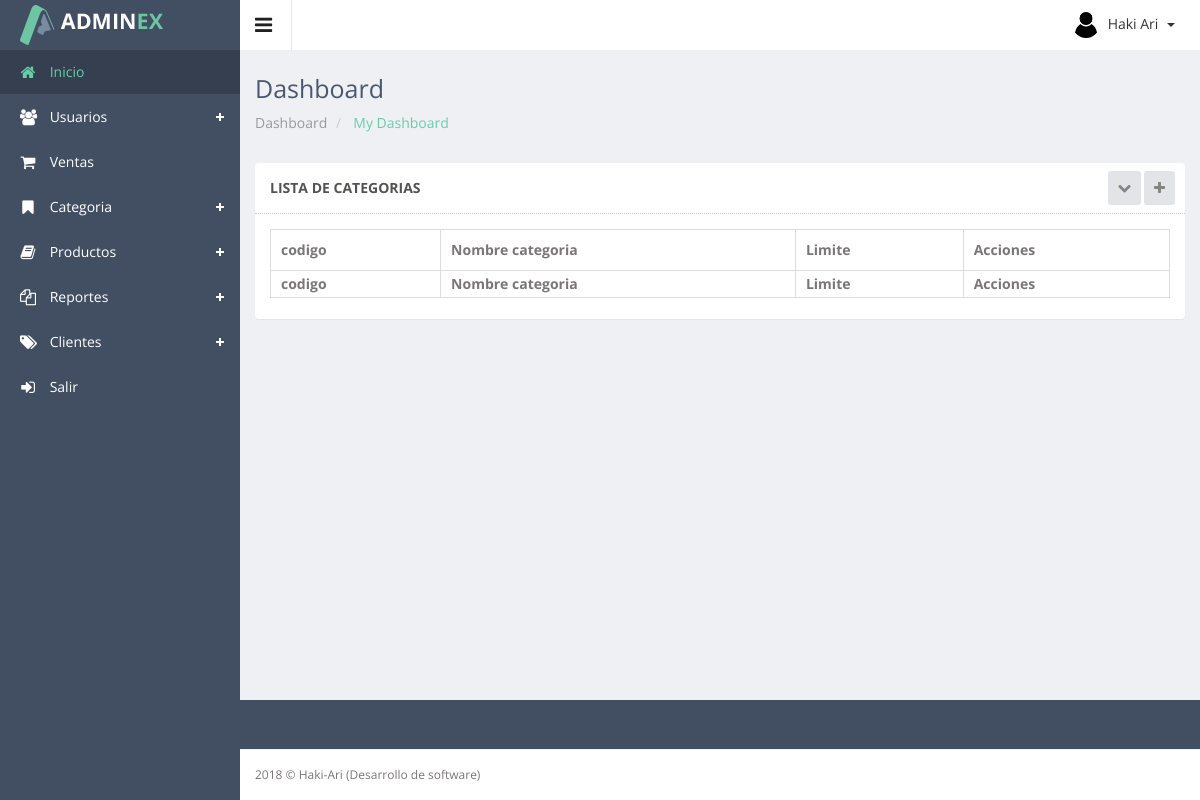
The page /app/controller/categoria/ (signed in) on the database as committed earlier.
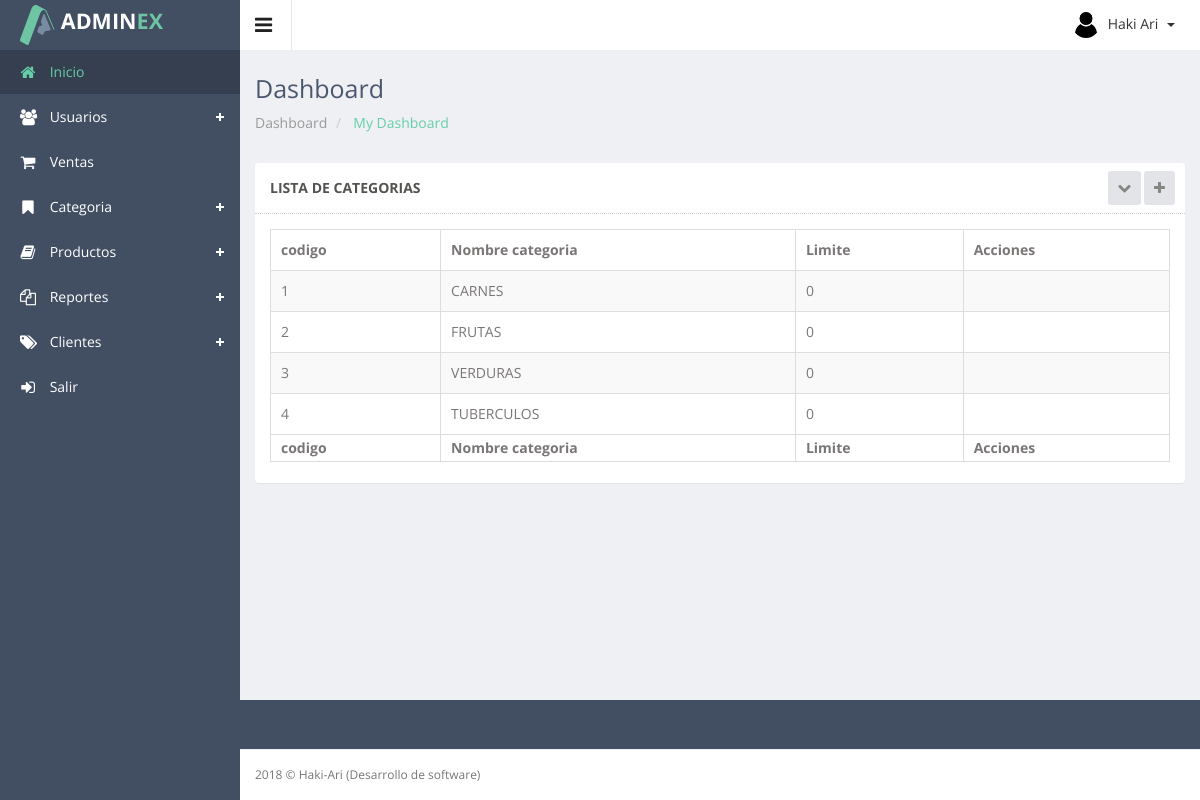
The same page on the database as committed later.
### tables this page shows
CREATE TABLE `categoria` (
  `id_cat` bigint(20) NOT NULL AUTO_INCREMENT,
  `nombre` varchar(30) DEFAULT NULL,
  `limite` int(11) DEFAULT NULL,
  PRIMARY KEY (`id_cat`)
);

### app/controller/categoria/index.php (called while the page is built, shortened)
<?php
	require_once ("../../config/conexion.php");
	$contenido="categoria/index.php";
	if (!($categorias = $con->query("SELECT * FROM categoria"))) {
    	echo "Falló SELECT: (" . $con->errno . ") " . $con->error;
	}
	require_once ('../../../public/views/plantilla.php');
?>

### public/views/categoria/index.php (the view)
<div class="row">
    <div class="col-sm-12">
        <section class="panel">
            <header class="panel-heading">
                Lista de Categorias
                <span class="tools pull-right">
                    <a href="javascript:;" class="fa fa-chevron-down"></a>
                    <a href="<?php echo ROOT_CONTROLLER; ?>user/registro.php" class="fa fa-plus"></a>
                 </span>
            </header>
            <div class="panel-body">
                <div class="adv-table">
                    <table  class="display table table-bordered table-striped" id="dynamic-table">
                        <thead>
                            <tr>
                                <th>codigo</th>
                                <th>Nombre categoria</th>
                                <th>Limite</th>
                                <th class="hidden-phone">Acciones</th>
                            </tr>
                        </thead>
                        <tbody>
                            <?php foreach ($categorias as $categoria): ?>
                                <tr class="gradeX">
                                    <td><?php echo $categoria['id_cat']; ?></td>
                                    <td><?php echo $categoria['nombre']; ?></td>
                                    <td><?php echo $categoria['limite']; ?></td>
                                    <td ></td>
                                </tr>
                            <?php endforeach ?>
                        </tbody>
                        <tfoot>
                            <tr>
                                <th>codigo</th>
                                <th>Nombre categoria</th>
                                <th>Limite</th>
                                <th class="hidden-phone">Acciones</th>
                            </tr>
                        </tfoot>
                    </table>
                </div>
            </div>
        </section>
    </div>
</div>

### public/views/plantilla.php (shortened to what this page needs)
<!DOCTYPE html>
<html lang="es">
<head>
    <?php require_once 'template/head.php'; ?>
</head>
<body class="sticky-header">
    <section>
        <?php require_once 'template/left_menu.php'; ?>
        <div class="main-content" >
            <div class="header-section">
                <a class="toggle-btn"><i class="fa fa-bars"></i></a>
                <?php require_once 'template/menu_right.php'; ?>
            </div>
            <?php require_once 'template/breadcumb.php'; ?>
            <div class="wrapper">
                <?php
                    if(isset($contenido))
                        require_once ($contenido);
                ?>
            </div>
            <?php require_once 'template/footer.php'; ?>
        </div>
    </section>
</body>
</html>

### public/views/template/head.php (shortened to what this page needs)
<link href="<?php echo ROOT; ?>resources/assets/js/iCheck/skins/minimal/minimal.css" rel="stylesheet">
<link href="<?php echo ROOT; ?>resources/assets/js/iCheck/skins/square/square.css" rel="stylesheet">
<link href="<?php echo ROOT; ?>resources/assets/js/iCheck/skins/square/red.css" rel="stylesheet">
<link href="<?php echo ROOT; ?>resources/assets/js/iCheck/skins/square/blue.css" rel="stylesheet">
<link href="<?php echo ROOT; ?>resources/assets/css/style.css" rel="stylesheet">
<link href="<?php echo ROOT; ?>resources/assets/css/style-responsive.css" rel="stylesheet">
<link href="<?php echo ROOT; ?>resources/assets/js/advanced-datatable/css/demo_page.css" rel="stylesheet" />
<link href="<?php echo ROOT; ?>resources/assets/js/advanced-datatable/css/demo_table.css" rel="stylesheet" />
<link rel="stylesheet" href="<?php echo ROOT; ?>resources/assets/js/data-tables/DT_bootstrap.css" />
<link href="<?php echo ROOT; ?>resources/assets/css/jquery.stepy.css" rel="stylesheet">
<link href="<?php echo ROOT; ?>resources/assets/css/style-responsive.css" rel="stylesheet">

### public/views/template/left_menu.php (shortened to what this page needs)
<div class="left-side sticky-left-side">
    <div class="logo">
        <a href="<?php echo ROOT; ?>"><img src="<?php echo ROOT; ?>resources/assets/images/logo.png" alt=""></a>
    </div>
    <div class="left-side-inner">
        <ul class="nav nav-pills nav-stacked custom-nav">
            <li class="active"><a href="<?php echo ROOT; ?>"><i class="fa fa-home"></i> <span>Inicio</span></a></li>
            <li class="menu-list"><a href=""><i class="fa fa-users"></i> <span>Usuarios</span></a>
            </li>
            <li class=""><a href="<?php echo ROOT_CONTROLLER; ?>ventas/"><i class="fa fa-shopping-cart"></i> <span>Ventas</span></a>
            </li>
            <li class="menu-list"><a href="#"><i class="fa fa-bookmark"></i> <span>Categoria</span></a>
            </li>
            <li class="menu-list"><a href="#"><i class="fa fa-book"></i> <span>Productos</span></a>
            </li>
            <li class="menu-list"><a href=""><i class="fa fa-copy"></i> <span>Reportes</span></a>
            </li>
            <li class="menu-list"><a href="#"><i class="fa fa-tags"></i> <span>Clientes</span></a>
            </li>
            <li><a href="<?php echo ROOT_CONTROLLER; ?>login/index.php?logout"><i class="fa fa-sign-in"></i> <span>Salir</span></a></li>
        </ul>
    </div>
</div>

### public/views/template/menu_right.php (shortened to what this page needs)
<div class="menu-right">
    <ul class="notification-menu">
        <li>
            <a href="#" class="btn btn-default dropdown-toggle" data-toggle="dropdown">
                <img src="<?php echo ROOT; ?>resources/assets/images/photos/user-avatar.png" alt="" />
                <?php echo $_SESSION['nombre']; ?>
                <span class="caret"></span>
            </a>
        </li>
    </ul>
</div>

### public/views/template/breadcumb.php (shortened to what this page needs)
<div class="page-heading">
    <h3>
        Dashboard
    </h3>
    <ul class="breadcrumb">
        <li>
            <a href="#">Dashboard</a>
        </li>
        <li class="active"> My Dashboard </li>
    </ul>
</div>

### public/views/template/footer.php
<?php
	(isset($pie_class)) ? $foot="sticky-footer":$foot="";
?>
<footer class="<?php echo $foot; ?>">
    2018 &copy; Haki-Ari (Desarrollo de software)
</footer>

### resources/assets/js/advanced-datatable/css/demo_table.css (style rules this page uses)
table.display { margin: 0 auto; clear: both; width: 100%; }
table.display thead th { padding: 3px 18px 3px 10px; border-bottom: 1px solid black; font-weight: bold; cursor: pointer; * cursor: hand; }
table.display tfoot th { padding: 3px 18px 3px 10px; border-top: 1px solid black; font-weight: bold; }
table.display td { padding: 3px 10px; }
table.display tr.gradeX { background-color: #ffdddd; }

Rows that differ between the two databases and show on the page:
added categoria: id_cat "1", nombre "CARNES", limite "0"
added categoria: id_cat "2", nombre "FRUTAS", limite "0"
added categoria: id_cat "3", nombre "VERDURAS", limite "0"
added categoria: id_cat "4", nombre "TUBERCULOS", limite "0"
